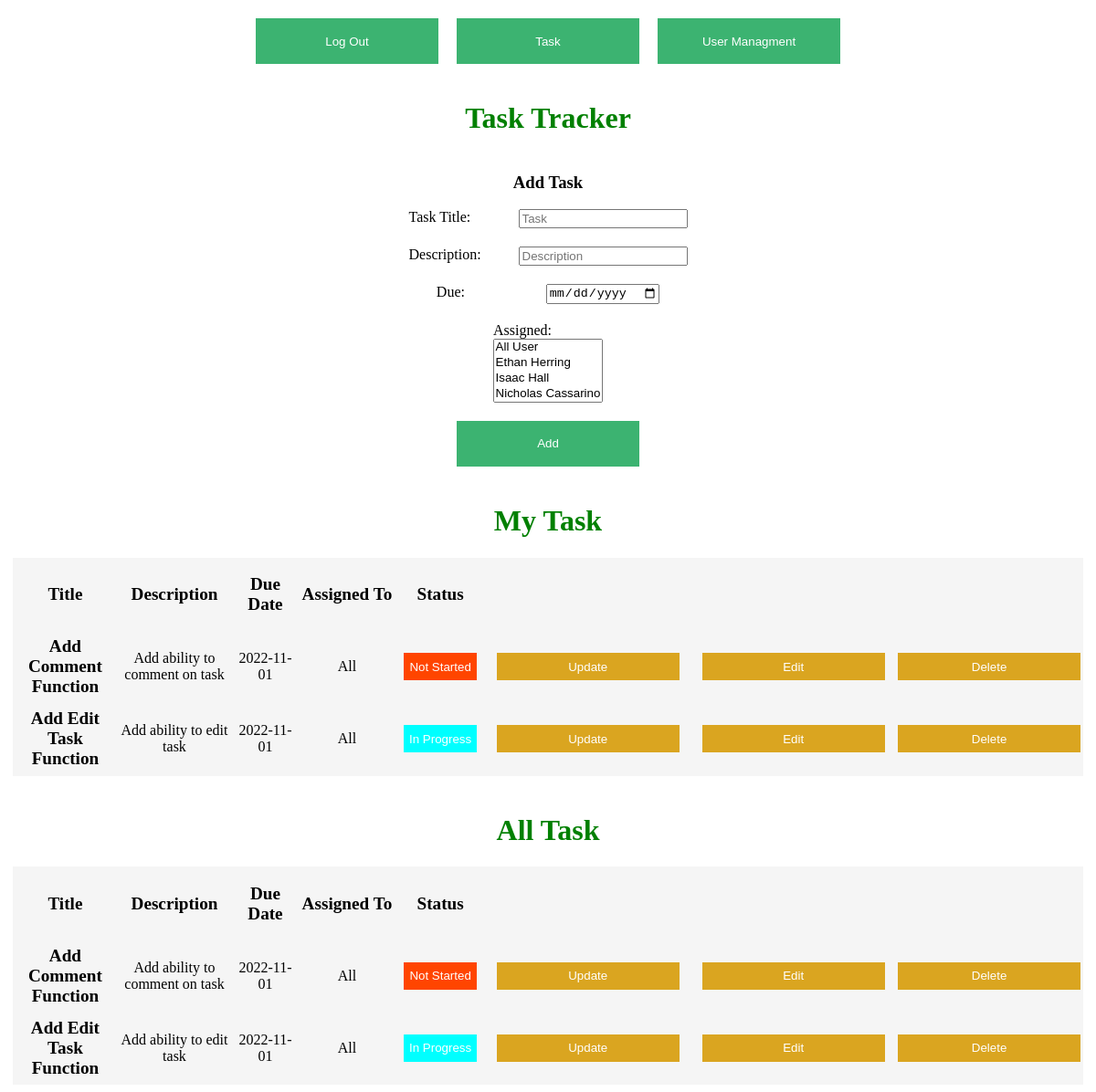
The page /task (signed in) on the database as committed earlier.
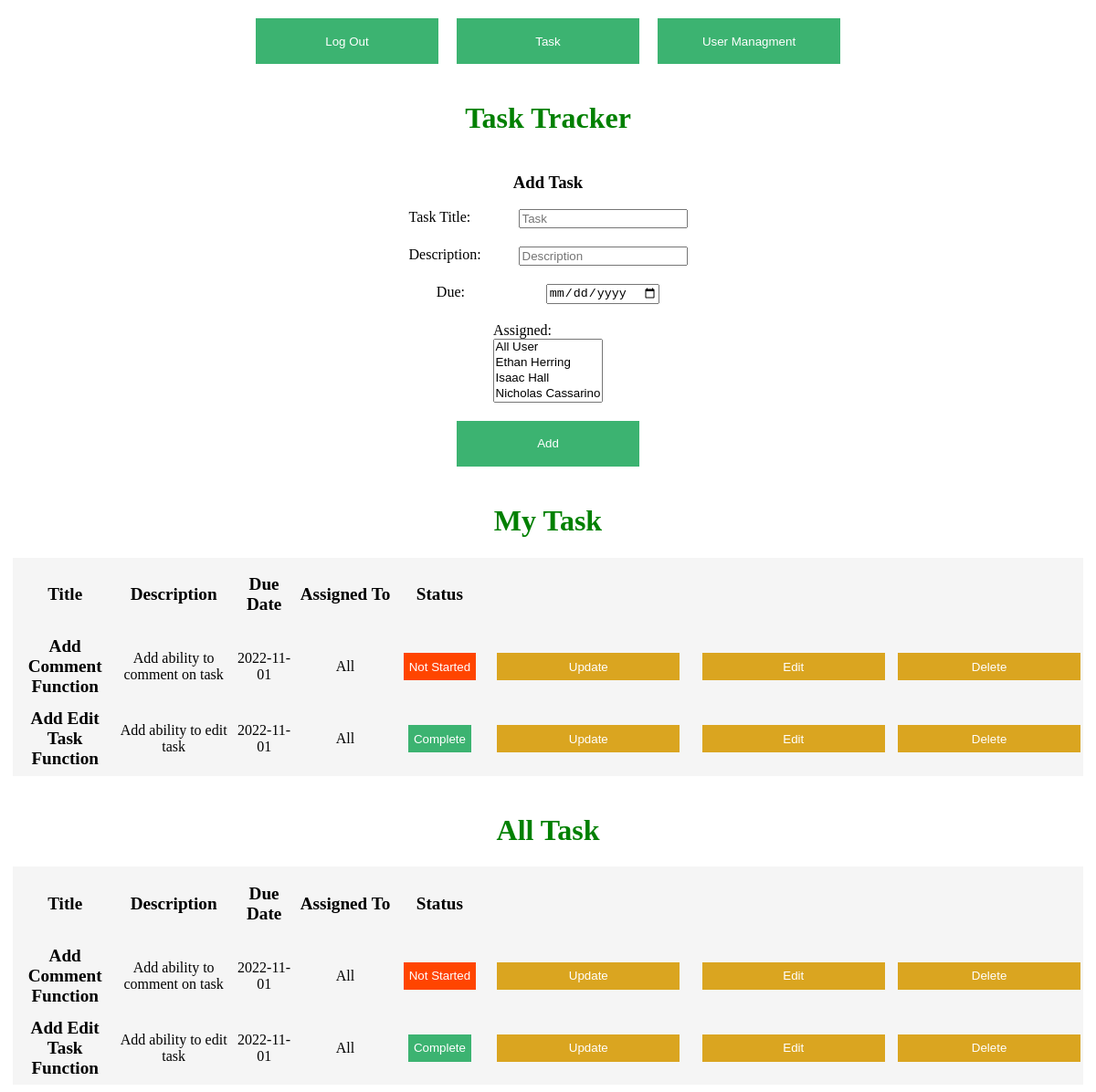
The same page on the database as committed later.
### app.py (models this page shows)
class Todo(db.Model):
    id = db.Column(db.Integer, primary_key=True)
    title = db.Column(db.String(100))
    description = db.Column(db.String(4150))
    assigned = db.Column(db.String(100))
    due = db.Column(db.Date)
    complete = db.Column(db.Integer)
    createdBy = db.Column(db.Integer)

### app.py (the view)
@app.route('/task')
def task():
    global user
    if(user==User):
        return render_template('login.html',message="Please Log In To access this page")
    todo_list = Todo.query.all()
    user_list = User.query.all()
    return render_template('task.html',todo_list=todo_list,user_list=user_list,user=user)

### templates/task.html (shortened to what this page needs)
<!DOCTYPE html>
<html lang="en">
<head>
    <link rel="stylesheet" href="./static/main.css">
</head>
<body>
    <div class="top-contain">
        <a href="/logout">
            <button class="top-bar">Log Out</button>
        </a>
        <a href="/task">
            <button class="top-bar">Task</button>
        </a>
        <a href="/ViewUsers">
            <button class="top-bar">User Managment</button>
        </a>
    </div>
    <div class="h">
        <h1>Task Tracker</h1>
    </div>
    <form action="/add" method="post">
        <div class="register-container">
            <h3>Add Task</h3>
            <div class="form-item">
                <label>Task Title:</label>
                <input required type="text" name="title" placeholder="Task">
            </div>
            <div class="form-item">
                <label>Description:</label>
                <input type="text" name="description" placeholder="Description">
            </div>
            <div class="form-item">
                <label>Due:</label>
                <input required type="date" name="due" >
            </div>
            <label>Assigned:</label>
            <select required name="assigned" id="assigned" multiple>
                <option value="All">All User</option>
                {% for user in user_list %}
                <option value="{{user.name}}">{{user.name}}</option>
                {% endfor %}
            </select>
            <button class="submit-button" type="submit">Add</button>
        </div>
    </form>
    <div class="h">
        <h1>My Task</h1>
    </div>
    <div id="todo"class="todo">
        <table>
            <thead>
                <th>Title</th>
                <th>Description</th>
                <th>Due Date</th>
                <th>Assigned To</th>
                <th>Status</th>
                <th></th>
                <th></th>
            </thead>
            <tbody>
                {% for todo in todo_list %}
                <tr>
                    {%if user.name in todo.assigned or todo.assigned=="All"%}
                <td class="title">{{ todo.title }}</td> <td>{{ todo.description }}</td>  <td>{{ todo.due }}</td>  <td>{{ todo.assigned }}</td>
                <td>{% if todo.complete == 0 %}
                <button class="notStarted">Not Started</button>
                {% elif todo.complete == 1 %}
                <button class="inProgress">In Progress</button>
                {% else %}
                <button class="complete">Complete</button>
                {% endif %}</td>
                <td><a href="/update/{{ todo.id }}"><button>Update</button></a></td>
                {%if todo.createdBy == user.id or user.access == 1%}
                <td><a href="/editTask/{{ todo.id }}"><button>Edit</button></a></td>
                <td><a href="/delete/{{ todo.id }}"><button>Delete</button></a></td>
                {%endif%}</tr>
                {% endif %}
                {% endfor %}
            </tbody>
        </table>
    </div>
    {%if user.access==1%}
    <div class="h">
    <h1>All Task</h1>
    </div>
    <div id="todo"class="todo">
        <table>
           <thead>
           <tr>
               <th>Title</th>
               <th>Description</th>
               <th>Due Date</th>
               <th>Assigned To</th>
               <th>Status</th>
               <th></th>
               <th></th>
           </thead>
           <tbody>
       {% for todo in todo_list %}
       <tr>
       <td class="title">{{ todo.title }}</td> <td>{{ todo.description }}</td>  <td>{{ todo.due }}</td>  <td>{{ todo.assigned }}</td>
       <td>{% if todo.complete == 0 %}
       <button class="notStarted">Not Started</button>
       {% elif todo.complete == 1 %}
       <button class="inProgress">In Progress</button>
       {% else %}
       <button class="complete">Complete</button>{% endif %}
       </td>
       <td><a href="/update/{{ todo.id }}"><button>Update</button></a></td>
       {%if todo.createdBy == user.id or user.access == 1%}
       <td><a href="/editTask/{{ todo.id }}"><button>Edit</button></a></td>
       <td><a href="/delete/{{ todo.id }}"><button>Delete</button></a></td>
       {%endif%}</tr>
       {% endfor %}
       </tbody>
       </table>
       </div>
    {%endif%}
</body>
</html>

### static/main.css (style rules this page uses)
h1 { color: green; }
label:not(.ex) { display: block; float: left; width: 120px; }
h3 { font-weight: bold; text-align: left; }
th { font-size: larger; height: 75px; width: 550px; }
td { height: 75px; }
td > a > button { width: 200px; height: 30px; background-color: goldenrod; border-style: none; color: white; }
a { text-decoration: none; }
.todo { text-align: center; background-color: whitesmoke; width: 99%; margin-left: auto; margin-right: auto; }
.complete { background-color: mediumseagreen; border-style: none; color: white; height: 30px; }
.notStarted { background-color: orangered; border-style: none; color: white; height: 30px; }
.title { font-weight: bold; font-size: larger; }
.top-bar { background-color: mediumseagreen; border-style: none; color: white; height: 50px; width: 200px; margin-right: 10px; margin-left: 10px; }
.top-contain { margin-top: 20px; display: flex; justify-content: center; }
.submit-button { background-color: mediumseagreen; border-style: none; color: white; height: 50px; width: 200px; margin-top: 20px; }
.register-container { display: flex; flex-direction: column; justify-content: center; align-items: center; }
div.h { margin-top: 20px; display: flex; flex-direction: column; justify-content: center; text-align: center; }
div.form-item { margin-bottom: 20px; }

Rows that differ between the two databases and show on the page:
changed Todo "Add Edit Task Function": complete "In Progress In Progress" → "Complete Complete"
